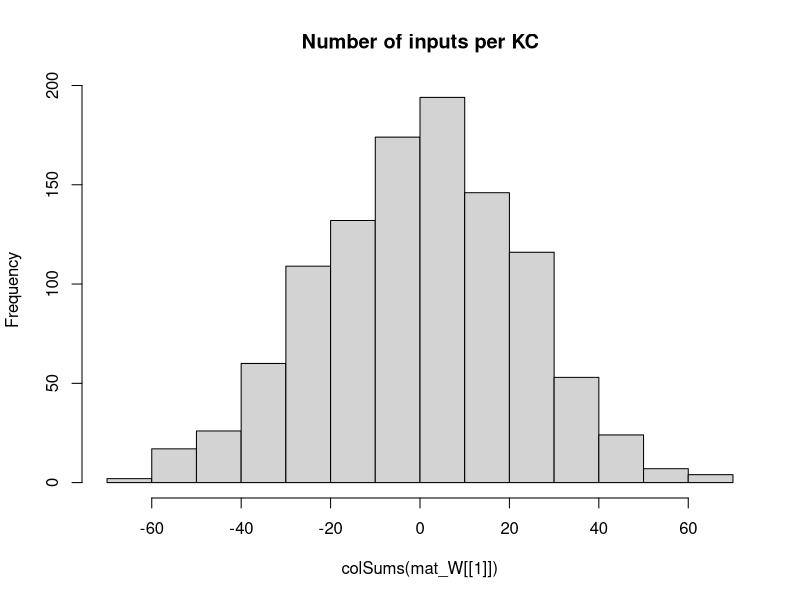

The R source for this figure: (Note: this script raises an error after producing the figure.)
## Development Code for Willsaw NN image recognition of zfish larva
## KL 2021
## I will implement a MB random kernel NN as in my Ant Navigation paper 
## This Files Trains the weights of  2 Layer Net : Random Expansion Feature Layer (Random Kernel Trick) -> Perceptron Output neuron 
## The connections in L1 Random Sparse Net are data independent, while L2 wights are trained via +ve larva head template samples to filter patterns that look like larva
## The input images are labeled as Fish and non fish according to the folder they are placed.
# Output is saved as pgm images which are then loaded by tracker software so as to implemend the simple classifier net implemended here 

library("pixmap")
library("yaml")



## Initialize the random Weight vector of an L1 (KC) neuron  
init_random_W3 <- function(m, p){
  m <- rnorm(NROW(m),0.0,sd=1) ## larger SD sizes make learning divergent ///#runif(NROW(m))/(10*NROW(m)) ##Weak Synapses
  return (m)
}


## Initialize the random Weight vector of an L1 (KC) neuron  
init_random_W2 <- function(m, p){
  # Draw random Number N of Sampled Inputs From Binomial
  #n <- rbinom(1,length(m),p)
  ## Set N random synapses as inputs to KC
  #idx <- sample(1:length(m),n)
  m <- rnorm(NROW(m),0,sd=1) ## larger SD sizes make learning divergent ///#runif(NROW(m))/(10*NROW(m)) ##Weak Synapses
  ## Likely Stronger Subset
  #m[idx] <- 1#/length(m) #runif(n)/(10*length(m)) #1/NROW(m)
  #print(length(m))
  return (m)
}


## Initialiaze the random Weight vector of an L1 (KC) neuron  
init_sparse_W <- function(m,p){
  # Draw random Number N of Sampled Inputs From Binomial
  n <- rbinom(1,length(m),p)
  ## Set N random synapses as inputs to KC
  idx <- sample(1:length(m),n)
  #m <- runif(NROW(m))/(1000000*NROW(m)) ##Weak Synapses
  ## Likely Stronger Subset
  m[idx] <- 1#/length(m) #runif(n)/(10*length(m)) #1/NROW(m)
  #print(length(m))
  return (m)
}


## Sigmoid//logistic Transfer Function
N_transfer <- function(activation)
{
  return (1/(1 + exp(-activation) ))
}


## Derivative Sigmoid/logistic Transfer Function
N_transfer_D <- function(activation)
{
  return (N_transfer(activation)*(1-N_transfer(activation)) )
}

## Neural Actvation for a layer with Weitgh Matrix W and Input matrix of col vectors -
#  vector of Biases B - This is to a matrix to operate overall all input activations over Inputs in order 
N_activation <- function(X,W,B)
{
  ## If more Than Half input units (based on Avg inputs) is active - then activate KC
  
  #  if ( sum(X) > KC_THRES )
  #    return (1)
  # else
  mat_B <- matrix(B,ncol=ncol(X),nrow=length(B) )
  ## Bias is just another W attached to a fixed Input 1
  return (W%*%X + mat_B)
}

## Copies A Smaller Matrix To the Middle of a larger one - (Pasting Image on larger canvas)
matrix_paste <- function(src,target)
{
  x_offset <- round((ncol(target)- ncol(src))/2 )
  y_offset <- round((nrow(target)- nrow(src))/2 )
  target[ (1+y_offset):(y_offset+nrow(src)),(1+x_offset):(x_offset+ncol(src))] <-src
  return(target)
}


sparse_binarize <- function(X,INPUT_SPARSENESS)
{
  ## Binarize Input Image / Set Sparsensess ##
  pxsparse = 1.0
  thres_bin = mean(X)
  max_iter = 100
  
  while (pxsparse > INPUT_SPARSENESS & max_iter > 0)
  {
    X_bin <-  as.numeric(X > thres_bin)
    pxsparse <- sum(as.numeric(X_bin[X_bin > 0]))/length(X_bin)
    thres_bin = thres_bin + 0.01;
    max_iter = max_iter + 1
  }
  
  
  ##message("Input Sparseness:",pxsparse)
  
  return(X_bin)
}




makeInputMatrix <- function(img_list,inmat_W)
{
  
  ## TRAIN /TEST ##
  img_list <- img_list[,1]
 
  
  
  ## Matrix Of  image Input Vectors  
  mat_X = matrix(0,nrow=ncol(inmat_W[[1]]),ncol=length(img_list) )
  fileidx <- 0
  for (in_img in img_list)
  {
    fileidx= fileidx + 1
    
    imgT <- read.pnm(as.character(in_img) )
    mat_img <- getChannels(imgT)  ## Converted 0..1 real
    X <- as.vector(mat_img)
    ### Add Fixed input 1 - To operate As Adjustable Bias for each input   
    ##X[length(X)] <- 1 # c(as.vector(mat_img),1)
    
    ##message(in_img," Input Dim:", dim(mat_img)[1],"x",dim(mat_img)[2],"=",dim(mat_img)[2]*dim(mat_img)[1])
    
    if (length(X) > n_top_px)
    {
      warning("input sample too big - skipping")
      next
    }
    
    ## If Loaded image is Smaller than INput - Then Resize (paste into) larger Matrix to fit
    if (length(X) < n_top_px)
    {
      ##message("input sample Smaller than Canvas - pasting")
      mat_t <- matrix(0,nrow=img_dim[1],ncol=img_dim[2])
      mat_img <- matrix_paste(mat_img,mat_t)
      ##message("Converted  Dim:", dim(mat_img)[1],"x",dim(mat_img)[2],"=",dim(mat_img)[2]*dim(mat_img)[1])
    }
    
    ##mypic = new("pixmapGrey", size=dim(mat_img),grey = mat_img);plot(mypic)
    ## Convert to Col Vector
    ##X <- sparse_binarize(as.vector(mat_img),INPUT_SPARSENESS)
    X <- as.vector(mat_img)
    
    dim(X) <- c(length(X),1) ## Make into Col Vector
    
    if (length(X) > n_top_px)
    {
      warning(in_img,"Image Too large. Skipping")
      next
    }
    
    stopifnot(length(mat_X[,fileidx]) ==length(X) ) 
    mat_X[,fileidx] <- X # Save In Vector to MAtrix
    
  }## Load All Input Vectors Into Matrix X
  
  return(mat_X)
} ##Make INput List



### EXPORT MAtrix to YAML for !!opencv-matrix##
matrixToYamlForOpenCV <- function(mat)
{
  ##!!opencv-matrix
  strHeader <- "!!opencv-matrix\n rows: %d\n cols: %d\n dt: f\n data:["
  ## Matrix Will Be saved Transposed Because Data serial Reading Order is by row in OpenCV while Here Serialization is By Column
  strHeader <- sprintf(strHeader,nrow(mat),ncol(mat))
  strData = ""
  lineWidth = 100#min(100,length(mat))
  
  ## COMMENTED OUT AS SUDDENLY as.yaml started adding new Lines in data automatically - The following routine does this manually
  # ##Long Strings Need to be broken by New Lines otherwise OPENCV FIle Storage FAils
  # if (length(mat) > lineWidth){
  #   fcon<- tempfile("matrixYaml")
  #   
  #   ## Need to export To TEMP file as string Concat Is too SLOW
  #   for (i in seq(1,length(mat),lineWidth) ){
  #     write(mat[i:min(i+lineWidth-1,length(mat)-1)], file = fcon,ncolumns = 100, append = TRUE, sep = ", ")
  #     ##cat(",",file = fcon, append = TRUE,fill=FALSE)
  #     #strData = paste0(strData, toString(mat[i:min(i+lineWidth,length(mat))],"\n",width=0))
  #   }
  #   ## Join  All Lines Back INto One String - With Newlines and Commas and Intendation
  #   #strData = noquote()
  #   strData = noquote(paste0(
  #                     readLines(con = fcon, n = -1L, ok = TRUE, warn = TRUE, skipNul = FALSE, encoding = "UTF-8"),
  #                            collapse=",\n         ")) ##
  #   #class(strData) <- "verbatim"
  # }else
    
  ## Need to TransposeBecause Data serial Reading Order is by row in OpenCV while Here Serialization is By Column
  strData = toString(t(mat))
  
  
  strRet=  noquote(paste0(strHeader,strData,"]")) 
  
  
  ##Character vectors that have a class of ‘verbatim’ will not be quoted in the output YAML 
  class(strRet) <- "verbatim"
  ##class(strRet) <- "verbatim"
  #write(strRet,file = fcon)  
  return(noquote(strRet) )
}




## Process 2 Layer Network - Return Last Node Output produced for each input image
## Note : Input Layer Is Simplified - No activation function needed or Bias - Input image intentities are taken as activations
## Target_output is vector of desired output for each output Neuron these I chose to be L2_1=1 (Fish) L2_2=1 (Non Fish)
net_proc_images_batch <- function(mat_X,inmat_W,inLayer_Bias,mat_Y,learningRate = 0.0)  
{
  
  L_X     <- list() ## Output Of Layer k
  L_A     <- list() ## Activation of  Layer k
  L_delta <- list()  ## Delta is the "cost attributable to (the value of) that node". 
  L2_out <- list()
  
  scaledEta = learningRate/ ncol(mat_X)
  outError = 0 #'Mean Sq Error Of File Batch'

    ##Input Layer Is Simplified - No activation function needed or Bias - Input image intentities are taken as activations
    ## Due to R hell with numbers ecoming Factors I need to do this tricl
    
    ##Target_output <- mat_Y[fileidx,] 
     
    ## Forward Propagation ##
    ##mat_X[1,] = 1 ## Add COnst Input so W_i operates as a Bias IxW 
   ##  matrix of output Col vectors correspond to output
    for (l in 1:(N_Layers+1) )
    {
      if (l == 1) ## 1st Layer is INput 
      {
        ##Activation 
        L_A[[1]] <- mat_X
        L_X[[1]] <- mat_X##N_transfer(X-0.5)
        
      }else
      {
        #L_X[[l-1]][1,] = 1 ##No Need - Removed for TEST/ Add COnst Input so W_i operates as a Bias IxW
        ## Idx k for Bias and W are advanced +1 - 
        L_A[[l]] <- N_activation(L_X[[l-1]], inmat_W[[l-1]], inLayer_Bias[[l-1]] )
        
        L_X[[l]] <- N_transfer( L_A[[l]])
        
      }
    }
    MSQError =  sum(((mat_Y) - L_X[[N_Layers+1]] )^2)/ ncol(mat_X)

    ## Note Indexes L_X and mat/biases are off by one because LX_1 is considerened an input layer, while neural layer is l=2
    
    ### Back Propagation ###
    for (l in (N_Layers):1 )
    {
      ##On Output Layer
      if (l == (N_Layers))
      {
        ## Element Wise Product (hadamart Product)   // SIGMOID * COST_Derivative ( squared error cost function wrt activations)
        L_delta[[l]] <- ( N_transfer_D( L_X[[l+1]] )   * (L_X[[l+1]] - mat_Y)) ##*N_transfer_D(L_X[[l]])
      }else{
        #L_delta[[l]] <- L_delta[[l+1]] %*% t(mat_W[[l]])*N_transfer_D(L_X[[l]])
        L_delta[[l]] <-   t(t(L_delta[[l+1]]) %*%(inmat_W[[l+1]])*t(N_transfer_D( L_X[[l+1]] )))    ## %*% t(N_transfer_D(L_X[[l-1]]) )
      }
      
      dE <- (L_delta[[l]])%*%t(L_X[[l]])  ##Instead of L_A[
      dW <- (scaledEta)*dE 
      ##Add average change over batch samples
      inmat_W[[l]] <- inmat_W[[l]] -  dW ##length(img_list)

      ## Error Non-Conform
      inLayer_Bias[[l]] <- inLayer_Bias[[l]] - rowSums( scaledEta*(L_delta[[l]]) )  
      ##if (l==1)
      ##  hist(dW)
    }
    
    #hist(Layer_Bias[[1]])
    #if (fileidx %% 10 == 0)  
    #  hist(inmat_W[[1]], main="After")
    
    
    ## Forward Propagation ## 
    # L1 <- N_transfer(N_activation(mat_X, inmat_W[[1]],inmat_B[[1]]  ) ) ## v_Layer_Bias[i] matrix(rep(,nrow(mat_X)),nrow=nrow(mat_X) )  
    # ## L2 matrix of output Col vectors correspond 
    # L2 <-  N_transfer(N_activation(L1,inmat_W[[2]] ,  inmat_B[[2]] )  )  
    # 
    # MSQError =  sum(((mat_Y) - L2 )^2)/ ncol(mat_X)
    # 
    ## Forward Propagation ##
    ##  matrix of output Col vectors correspond to output
    for (l in 1:(N_Layers+1) )
    {
      if (l == 1) ## 1st Layer is INput 
      {
        ##Activation 
        L_A[[1]] <- mat_X
        L_X[[1]] <- mat_X ##N_transfer(X-0.5)
        
      }else
      {
        L_A[[l]] <- N_activation(L_X[[l-1]], inmat_W[[l-1]], inLayer_Bias[[l-1]] )
        stopifnot(!any(is.nan( L_A[[l]]))) ##Check LAST W update did not cause NAN
        L_X[[l]] <- N_transfer( L_A[[l]])
        stopifnot(!any(is.nan(L_X[[l]]))) ##Check For NAN
      }
    }
    MSQError =  sum(((mat_Y) - L_X[[N_Layers+1]] )^2)/ ncol(mat_X)
    
    
    
    
    ##message("Recognition Output for Img ",in_img," is F:",L_X[[3]][1]," non-F:",L_X[[3]][2]," Active KC:",L2_out[[fileidx]]$KC_active/N_KC )
    #dim(X) = img_dim##dim(mat_img)
    
    
    #image(X_bin)
    #title(main = paste(in_img,strRes," R:",L2_Neurons_out[1]-L2_Neurons_out[2]), font.main = 4)
  
  
  lout <- list(X=mat_X,
               W=inmat_W,
               B=inLayer_Bias,
               output= L_X[[N_Layers+1]],
               outputActivation= L_A[[N_Layers+1]],
               Target=mat_Y,
               #out=data.frame( do.call(rbind,L2_out ) ),
               MSQError=MSQError )
  
  #MSQError =  sum(((mat_Y) - L2)^2)/nrow(mat_X)
  
  return(lout  )
}



img_dim <- c(38,28)

dInitialLearningRate    <- dLearningRate <- 0.0001
n_top_px <- img_dim[2]*img_dim[1]
N_KC = round(n_top_px*5) ## Number of Kenyon Cells (Input layer High Dim Coding)
#N_SYN_per_KC <- 50 NOT USED  #ONLY FOR L1-2  n_top_px/500 ## Number of pic Features each KC neuron Codes for
#KC_THRES <- N_SYN_per_KC*0.25 ## Number of INput that need to be active for KC to fire/Activate
#v_Layer_N2 <- c(n_top_px, N_KC, 2)
###THESE SETTINGS L=5 (500,300,100,20, 2) WORKED WITH eta=10e-4
v_Layer_N <- c(n_top_px, 500,300,100,20, 2) ##number of Units per layer (assume fully connected with Normal Dist of Strength)
N_Layers <- length(v_Layer_N)-1
#v_Layer_CON <- c(N_SYN_per_KC/n_top_px,)
Layer_Bias <- list() ## Number of INput that need to be active for Neuron to fire/Activate
INPUT_SPARSENESS = 0.25


batchSize = 132 # Number of Training IMages for Each Learning Episode (which will define error graident )
Nbatches = 1500 ## Number of random batchs (of size batchSize) to repeat training over
trainingN = 100 ## Training Cycles For Each Batch



mat_W <<- list() # List Of Weight Matrices

## Make Sparse Random Synaptic Weight matrix Selecting Inputs for each KC
for (k in 1:N_Layers)
{
  mat_W[[k]] <- matrix(0,ncol=v_Layer_N[k],nrow=v_Layer_N[k+1])
  ## Init Random
  if (k==1)
    mat_W[[k]] <-t(apply(mat_W[[k]],1,init_random_W2,0)) ## ##t(apply(mat_W[[k]],1,init_sparse_W,N_SYN_per_KC/n_top_px)) ##
  
  if (k==2)
    mat_W[[k]] <- t(apply(mat_W[[k]],1,init_random_W2,0)) ##
  
  if (k>=3)
    mat_W[[k]] <- t(apply(mat_W[[k]],1,init_random_W3,0)) ##
  
    
  Layer_Bias[[k]] <- matrix(1,ncol=1,nrow=v_Layer_N[k+1] )  #rep(1,) ## Initialiaze Neural Biases
}

#hist(mat_W[[3]])
hist(colSums(mat_W[[1]]),main="Number of inputs per KC")

##Layer 2 (Output Perceptron)
#L2_Neurons <<- 2

### RUN BATCH TRAINING ###
## Apply Input Image ##
## list training files 
setwd("/home/kostasl/workspace/zebrafishtrack/Rplots")
sPathTrainingSamples="../img/trainset/fish"
sPathTrainingSamplesB="../img/trainset/fish_B"
sPathTrainingSamples_small="../img/trainset/fish_camA"
sPathTrainingNonSamples="../img/trainset/nonfish/"
sPathTrainingNonSamplesB="../img/trainset/nonfish_B/"
sPathTestingSamplesFish="../img/fish/"
sPathTestingSamplesNonFish="../img/nonfish/"


#load(file="fishNetL3.RData")
#load(file=paste0("fishNetL",5,"-B.RData"))

img_list_train_fish =  cbind(files=list.files(path=sPathTrainingSamples,pattern="*pgm",full.names = T),F=1,NF=0)
img_list_train_fishB =  cbind(files=list.files(path=sPathTrainingSamplesB,pattern="*pgm",full.names = T),F=1,NF=0)
img_list_train_fish_camA =  cbind(files=list.files(path=sPathTrainingSamples_small,pattern="*pgm",full.names = T),F=1,NF=0) 
img_list_test_fish = cbind(files=list.files(path=sPathTestingSamplesFish,pattern="*pgm",full.names = T),F=1,NF=0)
img_list_train_nonfish =   cbind(files=list.files(path=sPathTrainingNonSamples,pattern="*pgm",full.names = T),F=0,NF=1)
img_list_train_nonfishB =   cbind(files=list.files(path=sPathTrainingNonSamplesB,pattern="*pgm",full.names = T),F=0,NF=1)
img_list_test_nonfish =  cbind(files=list.files(path=sPathTestingSamplesNonFish,pattern="*pgm",full.names = T),F=0,NF=1)

## A Small Sample set for Testing the Algorithm Discrimiation between X and 1 
img_list_train_ones <-  cbind(files=list.files(path="../img/trainset/ones/",pattern="*pgm",full.names = T),F=1,NF=0)
img_list_train_X <-  cbind(files=list.files(path="../img/trainset/X/",pattern="*pgm",full.names = T),F=0,NF=1)

img_list_debug_f <-  cbind(files=list.files(path="../img/debug/fish/",pattern="*pgm",full.names = T),F=1,NF=0)
img_list_debug_nf <-  cbind(files=list.files(path="../img/debug/nonfish/",pattern="*pgm",full.names = T),F=0,NF=1)


img_list_all <- rbind.data.frame(img_list_train_fish,
                                 img_list_train_fishB,
                                 img_list_train_fish_camA,
                                 img_list_test_fish,
                                 img_list_train_nonfish,
                                 img_list_train_nonfishB,
                                 img_list_test_nonfish,stringsAsFactors = FALSE) #
#img_list_train <- rbind.data.frame(img_list_train_fish,img_list_test_fish,img_list_train_nonfish,img_list_train_nonfish,stringsAsFactors = FALSE)
#img_list_test=  list.files(path=sPathTestingSamples,pattern="*pgm",full.names = T) Samples ##


img_list_train <- rbind.data.frame(img_list_train_fish,
                                   img_list_train_fishB,
                                   img_list_train_fish_camA,
                                   img_list_train_nonfish,
                                   img_list_train_nonfishB, stringsAsFactors = FALSE) #
#img_list_train <- rbind.data.frame(img_list_train_ones,img_list_train_X)
#img_list_all <- rbind.data.frame(img_list_train_fish,stringsAsFactors = FALSE)
#img_list_train <-  rbind.data.frame(img_list_debug_f,img_list_debug_nf)


lFitError <- list()
dfitRecord <- data.frame()

vTrainingError <- vector()
## Subset INput LIst Into Batches
rIdx = 1

### Start Main FishNet TRAINING LOOP ###
for (b in 1:Nbatches)
{
  ##Make Matrix -For All net inputs
  ## Balance Random Batch Sample Equally between Classes  ##
  img_list_suffled <- img_list_train[sample(1:nrow(img_list_train)),] #rbind.data.frame((img_list_train[img_list_train$F == 1,])[sample(1:(batchSize/2)),] , (img_list_train[img_list_train$NF == 1,])[sample(1:(batchSize/2)),] )
  ##Select Subset Batch
  img_list_suffled <- head(img_list_suffled,batchSize)
  
  mat_X <- makeInputMatrix(img_list_suffled,mat_W)
  
  label_list <-cbind.data.frame(F=(img_list_suffled[,2]),NF=(img_list_suffled[,3]) )##Target output/labels
  mat_Y <- t(apply(as.matrix(label_list),2,strtoi))  

  message("~~~~ Learning Rate: ",dLearningRate)

  
  for (i in 1:trainingN)
  {  
    
    #dLearningRate    <- dInitialLearningRate/i
    
    
    # TRAIN On Fish 
    dnetout <- net_proc_images_batch(mat_X, mat_W, Layer_Bias, mat_Y, dLearningRate )
    mat_W   <<- dnetout$W
    mat_B   <<- dnetout$B

    #message(fileidx,". MSQERR:",MSQError,"  ", L2_out[[fileidx]]$L2_F, "-", L2_out[[fileidx]]$L2_NF, " ERR: ", L2_out[[fileidx]]$Err ," ",in_img)
    ## Evaluate Fraction Correct - Check If Fish Out Neuron Is Maximum - Compare to Target Vector 
    vclassOut <- apply(dnetout$output,2,function(x){ if(which(x== max(x) )==2) return(0) else return(1) })
    fractCorrect <- sum(dnetout$Target[1,] == vclassOut)/length(vclassOut)
    
    message(rIdx,". MSQERR:",dnetout$MSQError,", % Correct: ",fractCorrect)
  

    vTrainingError[rIdx] = dnetout$MSQError  #plot(unlist(dnetout$out$MSERR),main=paste(i,"Mean SQ Err"))
    rIdx = rIdx +1
    
    plot(vTrainingError,ylim=c(0.00001,1),type="l",log="y") #ylim=c(0,1)xlim=c(0,trainingN*Nbatches)
    
  }## Repeated Training On Batch 
  
  ##Mark End Of Batch
  points(length(vTrainingError),tail(vTrainingError,1),ylim=c(0.00001,1),type="p",log="y") #ylim=c(0,1)xlim=c(0,trainingN*Nbatches)
} ## Different Batch Suffles  

save.image(file=paste0("fishNetL",N_Layers,"-B.RData"))

plot(c) #ylim=c(0,1)





### VALIDATE Calc Final Performance ###

##Select Subset Batch
img_list_suffled <-rbind.data.frame(img_list_debug_f,img_list_debug_nf)## img_list_train_nonfish#img_list_all[sample(1:nrow(img_list_all),50 ),] #img_list_test_nonfish #img_list_test_nonfish # ##img_list_all[sample(1:nrow(img_list_all),100 ),]# 
mat_X <- makeInputMatrix(img_list_suffled,mat_W)
label_list <-cbind.data.frame(F=(img_list_suffled[,2]),NF=(img_list_suffled[,3]) )##Target output/labels
mat_Y <- t(apply(as.matrix(label_list),2,strtoi))
# 
# ## TODO : Move this in Funct - Use One MAtrix For Net -Matrix Of Biases
# mat_B <- list()
# for (k in 1:N_Layers)
#   mat_B[[k]] <- matrix(Layer_Bias[[k]],ncol=ncol(mat_X),nrow=length(Layer_Bias[[k]]) )


dLearningRate    <- 0.0
# TRAIN On Fish 
#for (i in 1:1000)
#{
  dnetoutV <- net_proc_images_batch(mat_X, mat_W, Layer_Bias, mat_Y, dLearningRate )
  mat_W <-      dnetoutV$W
  Layer_Bias <- dnetoutV$B
  vclassOut <- apply(dnetoutV$output,2,function(x){ if(which(x== max(x) )==2) return(0) else return(1) })
  fractCorrect <- sum(dnetoutV$Target[1,] == vclassOut)/length(vclassOut)
  
  message("~~~~~~~~~ Validation. MSQERR:",dnetoutV$MSQError,", % Correct: ",fractCorrect," ~~~~~~~~~~~~~")
#}

  
hist(dnetoutV$Target - N_transfer( dnetoutV$output) )




## FOR EXPORT MATRICES TO YAML SO THEY CAN BE LOADED INTO TRACKER  ##
fishNet <- list(NLayer=length(dnetout$W))
for (l in 1:fishNet$NLayer)
{
  fishNet[[paste0("LW",as.character(l))]] = dnetout$W[[l]]
  fishNet[[paste0("LB",as.character(l))]] = dnetout$B[[l]]
  attr(fishNet[[paste0("LW",as.character(l))]], "tag") <- "!!opencv-matrix" ##Adding tags Also Change The Header to Verbatim, which does not work in OPENCV
  attr(fishNet[[paste0("LB",as.character(l))]], "tag") <- "!!opencv-matrix" ##Adding tags Also Change The Header to Verbatim, which does not work in OPENCV
}



#fishNet <- list(LW1=Layer_Bias[[2]]
#)
## EXPORT TO YAML FOR OPENCV - Custom/hacked exporter routine specific to OPENCV
  filename <- "fishNet.yml"
  con <- file(filename, "w")
  message("Exporting to YAML-Wait for it , this may take a while...")
  write("%YAML:1.0",con) ##Header Is necessary For OPENCV 
  ## Indentation Needs to be 3
  str_yaml<- noquote(as.yaml(fishNet, handlers=list(matrix=matrixToYamlForOpenCV), line.sep="\n",indent=3,unicode=F))
  #  CLEAN UP String FRom Escape Chars
  ## the Var Type tag !!opencv-matrix needs to be on same line as vairable Name - For OpenCV file store - FIX
  str_yaml <- gsub("\n  !!opencv-matrix","!!opencv-matrix",str_yaml,fixed = T)
  str_yaml <- gsub("\\n","\n",str_yaml,fixed = T)## Remove Escaped NewLines
  str_yaml <- gsub("\"","",str_yaml,fixed = T)#Remove Quates

  write(noquote(str_yaml),con,append=TRUE) ##Header Is necessary For OPENCV 
  close(con)





  
  
  
  
  
  
  
  ############## 


  
  
